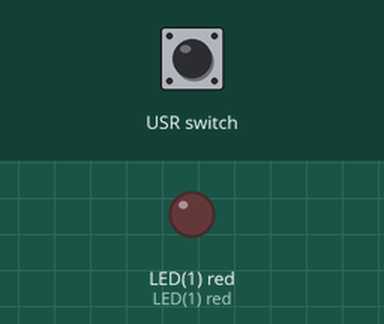
Recording of a program running on a simulated pyboard running MicroPython. Parts: output pins drawn as LEDs (lit = HIGH). Dashed ring = blinking. Inputs (shaded band) come from the test bench. What the program prints to the serial console is not drawn.

Above: at 1.2 s.
1.3 s: USR switch pressed for 3.2 s
At 1.9 s:
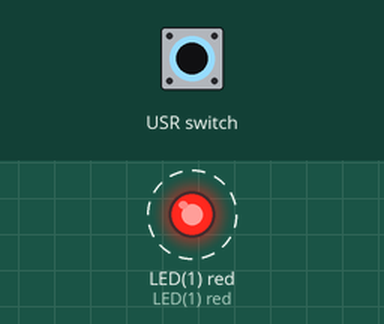
Timing chart, 0 to 5.5 s (numbered marks = the images above; inputs shaded):
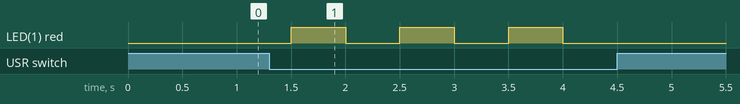

Measured:
- after the input at 1.3 s, LED(1) red: alternates HIGH for 0.50 s and LOW for 0.50 s, 6 changes in all, then stays LOW, starting after 0.20 s

The program:

bb_pyb_switch.py
```python
# (licence header left out)
from pyb import LED, Switch
import time

# Builtin LED on the BlackPill.
led = LED(1)
led.off()

key = Switch()

try:
    print("User button defined at {}.".format(key))
    print("\n")
    done = False
    while not done:
        key_btn = key.value()   # now, it returns False or True.
        #print("key_btn:",key_btn)
        if key_btn == True:
            led.on()
            time.sleep(0.5)
        led.off()
        time.sleep(0.5)
except KeyboardInterrupt:
    done = True
    print('Interrupted by Control-c.')
finally:
    led.off()
    print('Finished.')
```
